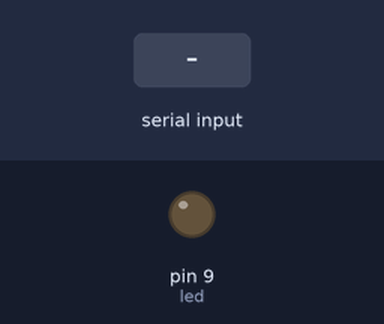
The sketch below on a simulated Arduino Uno, built with avr-gcc and run on an emulated ATmega328P. Shown: output pins drawn as LEDs (lit = HIGH). The test bench sets the inputs (shaded band).

Above: at 1.2 s.
1.3 s: "90,45\n" received over Serial
At 2.4 s:
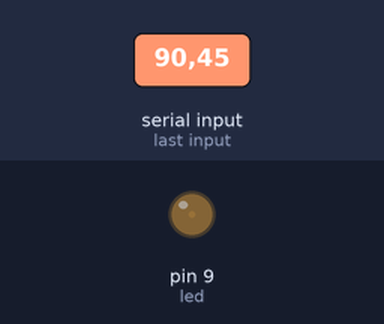
2.8 s: "200\n" received over Serial
At 3.4 s:
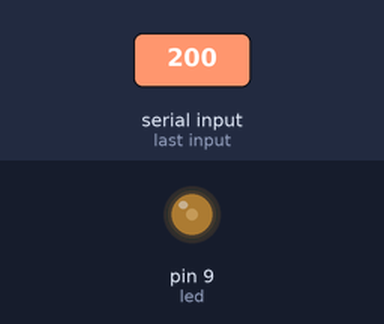
Timing chart, 0 to 5.8 s (numbered marks = the images above; inputs shaded):
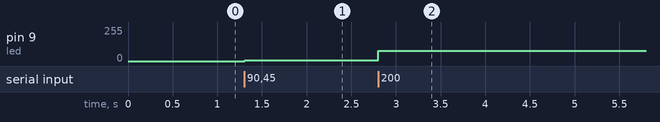

Measured:
- after the input at 1.3 s, pin 9 (led): 0/255 → 6/255 at once
- after the input at 2.8 s, pin 9 (led): 6/255 → 76/255 at once

The sketch:

ex2.ino
```cpp
// Inputs:
// p5
// Outputs:
// led = ~9


int led = 9;

void setup() {
  // Start serial communication so we can send data
  // over the USB connection to our p5js sketch
  Serial.begin(9600);

  // Outputs on these pins
  pinMode(led, OUTPUT);

}

void loop() {
  // wait for data from p5 before doing something
  while (Serial.available()) {

    int input = Serial.parseInt();
    int mval = map(constrain(input,30, 600), 30, 600, 0, 255);
    if (Serial.read() == '\n') {
      analogWrite(led, mval);
  }
}
}
```
